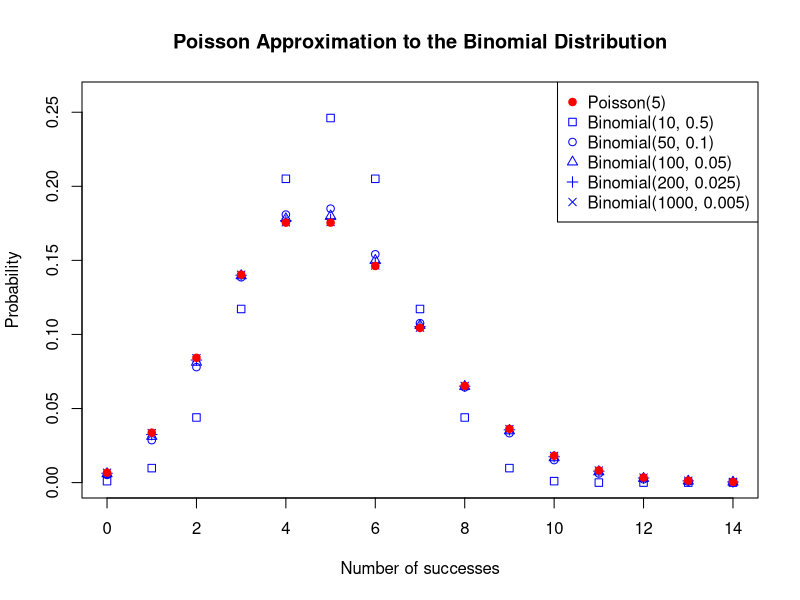

Source code (R):
## ---- chunk 1
#| echo: false
#| label: fig-plot
#| fig-cap: "This plot demonstrates the convergence of the Binomial to the Poisson (in terms of probability mass function) as $n$ increases and $p$ decreases, holding $np$ constant. The red circles show the Poisson probabilities, and the sequence of blue shapes show several binomial distributions, with increasing $n$, that are progressively better approximated by the Poisson."

# Set parameters for the Binomial distribution
# Calculate the corresponding Poisson parameter
ns <- c(10, 50, 100, 200, 1000)
lambda <- 5
x <- 0:14

pois_probs <- dpois(x, lambda = lambda)

plot(NULL, xlim = c(0,14), ylim = c(0, 0.26), xlab = "Number of successes", ylab = "Probability",
     main = "Poisson Approximation to the Binomial Distribution")
# points(x, pois_probs, pch = 16, col = "red")

for(ii in 0:4) {
    n <- ns[ii+1]
    p <- lambda/n
    binom_probs <- dbinom(x, size = n, prob = p)

    points(x, binom_probs, pch = ii, col = "blue")
    # lines(x, binom_probs, lwd = 2, col = "blue")
}

points(x, pois_probs, type = "p", col = "red", pch = 19)

legend("topright", 
        legend = c("Poisson(5)", 
                   "Binomial(10, 0.5)",
                   "Binomial(50, 0.1)",
                   "Binomial(100, 0.05)",
                   "Binomial(200, 0.025)",
                   "Binomial(1000, 0.005)"), 
        col = c("red", "blue", "blue", "blue", "blue", "blue"), 
        pch = c(19, 0:4))
## ---- chunk 2
#| collapse: true

# Binomial Distribution
dbinom(3, size = 10, p = 0.5)     # P(X = 3) if X~Bin(10, 0.5)
pbinom(3, size = 10, p = 0.5)     # P(X <= 3)

# Geometric Distribution
dgeom(10, prob = 0.1)             # P(X=10) if X~Geo(0.1)
pgeom(10, prob = 0.1)             # P(X<=10)

# Negative Binomial
dnbinom(6, size = 3, prob = 0.2)  # P(X=6) if X~NB(6, 0.2)
pnbinom(6, size = 3, prob = 0.2)  # P(X<=6)

# Hypergeometric
# In this case, X ~ HG(N=n+m, M = m, n = k)
dhyper(2, m = 6, n = 9, k = 4)    # P(X=2) X ~ HG(15, 6, 4)
phyper(2, m = 6, n = 9, k = 4)    # P(X<=2)

# Poisson
dpois(5, lambda = 4)              # P(X=5) X ~ Poi(4)
ppois(5, lambda = 4)              # P(X<=5)

